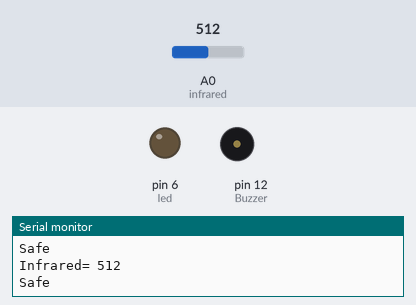
Bench run of a sketch on a simulated Arduino Uno, built with avr-gcc and run on an emulated ATmega328P. On the bench: output pins drawn as LEDs (lit = HIGH), buzzer (waves = sounding), the last lines printed to the serial monitor. The test bench sets the inputs (shaded band); at power-on: A0 (infrared) = 512.

Above: at 1.2 s.
1.3 s: A0 (infrared) set to 104
2.8 s: A0 (infrared) set to 91
At 3.3 s:
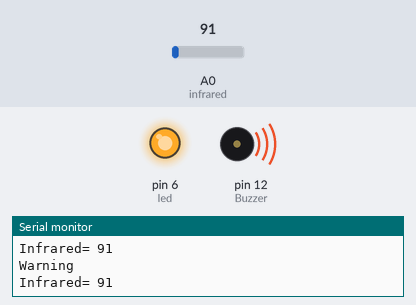
Timing chart, 0 to 10.3 s (numbered marks = the images above; inputs shaded):
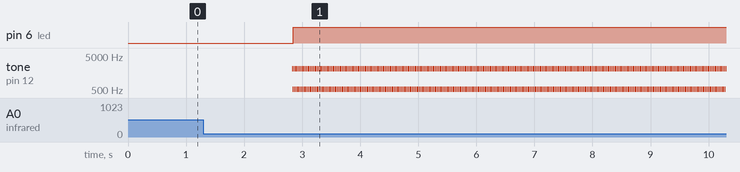

Measured:
- the behaviour switches between 100 and 99 on A0 (infrared) (found by bisection; images 0 and 1)
- after the input at 2.8 s, pin 6 (led): LOW → HIGH after 0.05 s; tone on pin 12 (Buzzer): alternates 2093 Hz for 0.01 s and 523 Hz for 0.01 s, starting at once

The sketch:

infrared_ray.ino
```cpp
//적외선 장애물 감지 센서는 적외선을 이용해서 앞에 장애물이 있는지 확인하는 센서입니다.
int infrared = A0;
int led = 6;
int Buzzer = 12;

void setup(){
  pinMode(infrared, INPUT);
  pinMode(led, OUTPUT);
  pinMode(Buzzer, OUTPUT);
  Serial.begin(9600);  //적외선 장애물 감지 센서의 상태를 확인하기 위하여 시리얼 통신의 속도를 설정
}

void loop(){
  int state = analogRead(infrared);
  Serial.print("Infrared= ");  //측정된 센서값을 시리얼 모니터에 출력
  Serial.println(state);

  if(state < 100){
    tone(12, 2093);      // buzzer 소리 남
    delay(10);
    tone(12, 523);
    delay(10);
    digitalWrite(led, HIGH);   //LED 킴
    Serial.println("Warning");  //경보 메세지를 시리얼 모니터에 출력
  }
  else{
    noTone(12);      // buzzer 소리 안남
    digitalWrite(led, LOW);  //LED 끔
    Serial.println("Safe");  //안전 메세지를 시리얼 모니터에 출력
  }
}
```
